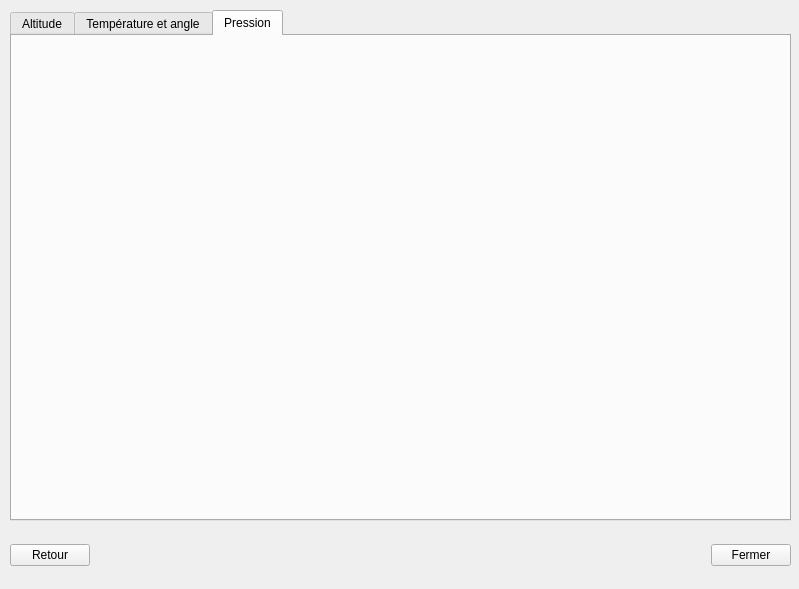
<?xml version="1.0" encoding="UTF-8"?>
<ui version="4.0">
 <class>QDialog</class>
 <widget class="QMainWindow" name="QDialog">
  <property name="geometry">
   <rect>
    <x>0</x>
    <y>0</y>
    <width>799</width>
    <height>589</height>
   </rect>
  </property>
  <property name="windowTitle">
   <string>MainWindow</string>
  </property>
  <property name="styleSheet">
   <string notr="true"/>
  </property>
  <widget class="QWidget" name="centralwidget">
   <widget class="QTabWidget" name="postAnalysisWidget">
    <property name="geometry">
     <rect>
      <x>10</x>
      <y>10</y>
      <width>781</width>
      <height>511</height>
     </rect>
    </property>
    <property name="minimumSize">
     <size>
      <width>0</width>
      <height>0</height>
     </size>
    </property>
    <property name="currentIndex">
     <number>2</number>
    </property>
    <widget class="QWidget" name="height">
     <attribute name="title">
      <string>Altitude</string>
     </attribute>
     <layout class="QGridLayout" name="gridLayout">
      <item row="0" column="0">
       <layout class="QHBoxLayout" name="postHeightLayout">
        <item>
         <spacer name="horizontalSpacer_3">
          <property name="orientation">
           <enum>Qt::Horizontal</enum>
          </property>
          <property name="sizeHint" stdset="0">
           <size>
            <width>40</width>
            <height>20</height>
           </size>
          </property>
         </spacer>
        </item>
        <item>
         <layout class="QVBoxLayout" name="verticalLayout">
          <item>
           <layout class="QHBoxLayout" name="postHeightTitleLayout">
            <item>
             <spacer name="horizontalSpacer">
              <property name="orientation">
               <enum>Qt::Horizontal</enum>
              </property>
              <property name="sizeHint" stdset="0">
               <size>
                <width>40</width>
                <height>20</height>
               </size>
              </property>
             </spacer>
            </item>
            <item>
             <widget class="QLabel" name="postHeightLabel">
              <property name="text">
               <string>Altitude</string>
              </property>
             </widget>
            </item>
            <item>
             <spacer name="horizontalSpacer_2">
              <property name="orientation">
               <enum>Qt::Horizontal</enum>
              </property>
              <property name="sizeHint" stdset="0">
               <size>
                <width>40</width>
                <height>20</height>
               </size>
              </property>
             </spacer>
            </item>
           </layout>
          </item>
          <item>
           <widget class="QGraphicsView" name="graphicsView"/>
          </item>
          <item>
           <spacer name="verticalSpacer_3">
            <property name="orientation">
             <enum>Qt::Vertical</enum>
            </property>
            <property name="sizeHint" stdset="0">
             <size>
              <width>20</width>
              <height>40</height>
             </size>
            </property>
           </spacer>
          </item>
         </layout>
        </item>
        <item>
         <spacer name="horizontalSpacer_4">
          <property name="orientation">
           <enum>Qt::Horizontal</enum>
          </property>
          <property name="sizeHint" stdset="0">
           <size>
            <width>40</width>
            <height>20</height>
           </size>
          </property>
         </spacer>
        </item>
       </layout>
      </item>
      <item row="1" column="0">
       <layout class="QHBoxLayout" name="postSpeedAccLayout">
        <item>
         <layout class="QVBoxLayout" name="verticalLayout_2">
          <item>
           <layout class="QHBoxLayout" name="horizontalLayout_2">
            <item>
             <spacer name="horizontalSpacer_5">
              <property name="orientation">
               <enum>Qt::Horizontal</enum>
              </property>
              <property name="sizeHint" stdset="0">
               <size>
                <width>40</width>
                <height>20</height>
               </size>
              </property>
             </spacer>
            </item>
            <item>
             <widget class="QLabel" name="label">
              <property name="text">
               <string>Accélération</string>
              </property>
             </widget>
            </item>
            <item>
             <spacer name="horizontalSpacer_6">
              <property name="orientation">
               <enum>Qt::Horizontal</enum>
              </property>
              <property name="sizeHint" stdset="0">
               <size>
                <width>40</width>
                <height>20</height>
               </size>
              </property>
             </spacer>
            </item>
           </layout>
          </item>
          <item>
           <widget class="QGraphicsView" name="graphicsView_2"/>
          </item>
          <item>
           <spacer name="verticalSpacer">
            <property name="orientation">
             <enum>Qt::Vertical</enum>
            </property>
            <property name="sizeHint" stdset="0">
             <size>
              <width>20</width>
              <height>40</height>
             </size>
            </property>
           </spacer>
          </item>
         </layout>
        </item>
        <item>
         <spacer name="horizontalSpacer_9">
          <property name="orientation">
           <enum>Qt::Horizontal</enum>
          </property>
          <property name="sizeHint" stdset="0">
           <size>
            <width>40</width>
            <height>20</height>
           </size>
          </property>
         </spacer>
        </item>
        <item>
         <layout class="QVBoxLayout" name="verticalLayout_3">
          <item>
           <layout class="QHBoxLayout" name="horizontalLayout_3">
            <item>
             <spacer name="horizontalSpacer_7">
              <property name="orientation">
               <enum>Qt::Horizontal</enum>
              </property>
              <property name="sizeHint" stdset="0">
               <size>
                <width>40</width>
                <height>20</height>
               </size>
              </property>
             </spacer>
            </item>
            <item>
             <widget class="QLabel" name="label_2">
              <property name="text">
               <string>Vitesse</string>
              </property>
             </widget>
            </item>
            <item>
             <spacer name="horizontalSpacer_8">
              <property name="orientation">
               <enum>Qt::Horizontal</enum>
              </property>
              <property name="sizeHint" stdset="0">
               <size>
                <width>40</width>
                <height>20</height>
               </size>
              </property>
             </spacer>
            </item>
           </layout>
          </item>
          <item>
           <widget class="QGraphicsView" name="graphicsView_3"/>
          </item>
          <item>
           <spacer name="verticalSpacer_2">
            <property name="orientation">
             <enum>Qt::Vertical</enum>
            </property>
            <property name="sizeHint" stdset="0">
             <size>
              <width>20</width>
              <height>40</height>
             </size>
            </property>
           </spacer>
          </item>
         </layout>
        </item>
       </layout>
      </item>
     </layout>
    </widget>
    <widget class="QWidget" name="temperature">
     <attribute name="title">
      <string>Température et angle</string>
     </attribute>
     <layout class="QGridLayout" name="gridLayout_2">
      <item row="0" column="0">
       <layout class="QHBoxLayout" name="horizontalLayout_5">
        <item>
         <layout class="QVBoxLayout" name="postTemperatureLayout">
          <item>
           <layout class="QHBoxLayout" name="postTempTitleLayout">
            <item>
             <spacer name="horizontalSpacer_10">
              <property name="orientation">
               <enum>Qt::Horizontal</enum>
              </property>
              <property name="sizeHint" stdset="0">
               <size>
                <width>40</width>
                <height>20</height>
               </size>
              </property>
             </spacer>
            </item>
            <item>
             <widget class="QLabel" name="postTempLabel">
              <property name="text">
               <string>Température dans la fusée</string>
              </property>
             </widget>
            </item>
            <item>
             <spacer name="horizontalSpacer_11">
              <property name="orientation">
               <enum>Qt::Horizontal</enum>
              </property>
              <property name="sizeHint" stdset="0">
               <size>
                <width>40</width>
                <height>20</height>
               </size>
              </property>
             </spacer>
            </item>
           </layout>
          </item>
          <item>
           <layout class="QVBoxLayout" name="postTempGraphLayout">
            <item>
             <widget class="QGraphicsView" name="graphicsView_4"/>
            </item>
           </layout>
          </item>
         </layout>
        </item>
        <item>
         <spacer name="horizontalSpacer_14">
          <property name="orientation">
           <enum>Qt::Horizontal</enum>
          </property>
          <property name="sizeHint" stdset="0">
           <size>
            <width>40</width>
            <height>20</height>
           </size>
          </property>
         </spacer>
        </item>
        <item>
         <layout class="QVBoxLayout" name="verticalLayout_4">
          <item>
           <layout class="QHBoxLayout" name="horizontalLayout_4">
            <item>
             <spacer name="horizontalSpacer_13">
              <property name="orientation">
               <enum>Qt::Horizontal</enum>
              </property>
              <property name="sizeHint" stdset="0">
               <size>
                <width>40</width>
                <height>20</height>
               </size>
              </property>
             </spacer>
            </item>
            <item>
             <widget class="QLabel" name="label_3">
              <property name="text">
               <string>Angle de la fusée</string>
              </property>
             </widget>
            </item>
            <item>
             <spacer name="horizontalSpacer_12">
              <property name="orientation">
               <enum>Qt::Horizontal</enum>
              </property>
              <property name="sizeHint" stdset="0">
               <size>
                <width>40</width>
                <height>20</height>
               </size>
              </property>
             </spacer>
            </item>
           </layout>
          </item>
          <item>
           <layout class="QHBoxLayout" name="horizontalLayout">
            <item>
             <widget class="QGraphicsView" name="graphicsView_5"/>
            </item>
           </layout>
          </item>
         </layout>
        </item>
       </layout>
      </item>
     </layout>
    </widget>
    <widget class="QWidget" name="angle">
     <attribute name="title">
      <string>Pression</string>
     </attribute>
    </widget>
   </widget>
   <widget class="QWidget" name="horizontalLayoutWidget">
    <property name="geometry">
     <rect>
      <x>10</x>
      <y>530</y>
      <width>781</width>
      <height>51</height>
     </rect>
    </property>
    <layout class="QHBoxLayout" name="horizontalLayout_6">
     <item>
      <widget class="QPushButton" name="pushButton_2">
       <property name="text">
        <string>Retour</string>
       </property>
      </widget>
     </item>
     <item>
      <spacer name="horizontalSpacer_15">
       <property name="orientation">
        <enum>Qt::Horizontal</enum>
       </property>
       <property name="sizeHint" stdset="0">
        <size>
         <width>40</width>
         <height>20</height>
        </size>
       </property>
      </spacer>
     </item>
     <item>
      <widget class="QPushButton" name="pushButton">
       <property name="text">
        <string>Fermer</string>
       </property>
      </widget>
     </item>
    </layout>
   </widget>
  </widget>
 </widget>
 <resources/>
 <connections/>
</ui>
